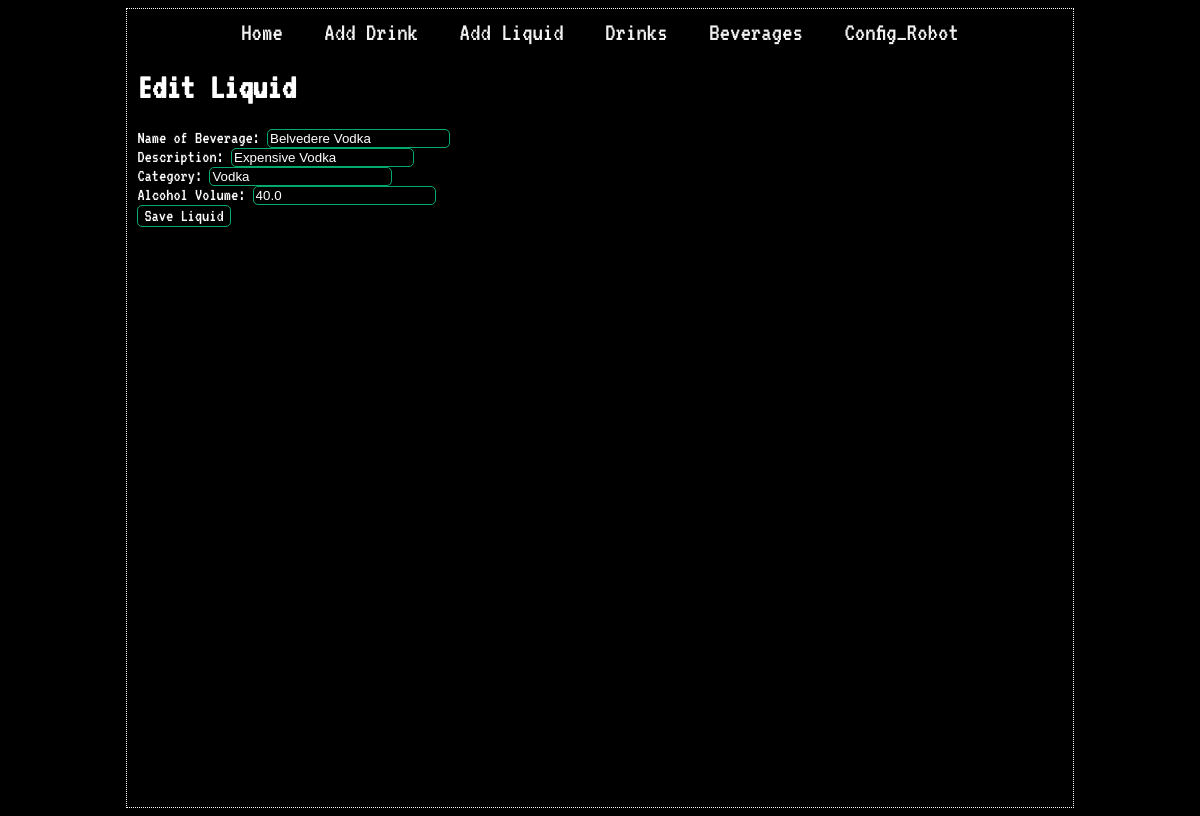
Screenshot of /admin/liquid/edit/1 with the database file from the repository.
### app.py (models this page shows)
class Liquid(db.Model):
    id = db.Column(db.Integer, primary_key=True)
    name = db.Column(db.String(50), nullable=False)
    alc_category = db.Column(db.String(20), nullable=False)
    description = db.Column(db.Text, nullable=True)
    alc_content = db.Column(db.Float, nullable=True)

### app.py (the view)
@app.route('/admin/liquid/edit/<int:id>', methods=['GET', 'POST'])
def edit_liquid(id):
    liquid = Liquid.query.get_or_404(id)
    if request.method == 'POST':
        db_operations.edit_liquid_in_db(liquid, request, db)
        return redirect('/admin/add_liquid')
    else:
        return render_template('/admin/edit_liquid.html', liquid=liquid)

### templates/admin/edit_liquid.html (shortened to what this page needs)
{% extends 'base.html' %}
{% block body %}
<h1>Edit Liquid</h1>
    <form action='/admin/liquid/edit/{{liquid.id}}' method='POST'>
        Name of Beverage: <input type='text' name='name' id='name', value='{{liquid.name}}' required>
        <br>
        Description: <input type='text' name='description' id='description', value='{{liquid.description}}' required>
        <br>
        Category: <input type='text' name='category' id='category', value='{{liquid.alc_category}}' required>
        <br>
        Alcohol Volume:  <input type='number' name='alc_volume' id='alc_volume', value='{{liquid.alc_content}}' required>
        <br>
        <input type='submit' value='Save Liquid'>
    </form>
{% endblock %}}

### static/css/main.css (style rules this page uses)
html, body { margin: 100; padding: 100; font-family: 'VT323', monospace; font-size: large; }
body { color: white; background-color: black; }
input[type="text"] { background: transparent; border: white; }
form { display: inline; }
input[type="text"] { background: transparent; border:1px solid #04AA6D; border-radius: 5px; color: white; }
input[type="number"] { background: transparent; border:1px solid #04AA6D; border-radius: 5px; color: white; }
input[type="submit"] { background: transparent; border:1px solid #04AA6D; color: white; border-radius: 5px; font-family: 'VT323', monospace; font-size: large; }

### rows the page displays
Liquid: name "Belvedere Vodka", description "Expensive Vodka", category "Vodka", alc_volume "40.0"
